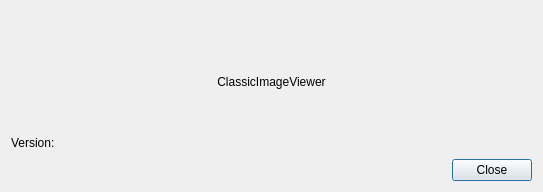
<?xml version="1.0" encoding="UTF-8"?>
<ui version="4.0">
 <class>AboutDialog</class>
 <widget class="QDialog" name="AboutDialog">
  <property name="windowModality">
   <enum>Qt::ApplicationModal</enum>
  </property>
  <property name="geometry">
   <rect>
    <x>0</x>
    <y>0</y>
    <width>543</width>
    <height>192</height>
   </rect>
  </property>
  <property name="windowTitle">
   <string>About</string>
  </property>
  <layout class="QVBoxLayout" name="verticalLayout">
   <item>
    <layout class="QVBoxLayout" name="verticalLayout_2">
     <item>
      <layout class="QHBoxLayout" name="horizontalLayout_3">
       <item>
        <spacer name="horizontalSpacer_2">
         <property name="orientation">
          <enum>Qt::Horizontal</enum>
         </property>
         <property name="sizeType">
          <enum>QSizePolicy::Fixed</enum>
         </property>
         <property name="sizeHint" stdset="0">
          <size>
           <width>20</width>
           <height>20</height>
          </size>
         </property>
        </spacer>
       </item>
       <item>
        <widget class="QLabel" name="labelLogo">
         <property name="text">
          <string/>
         </property>
         <property name="pixmap">
          <pixmap resource="../../resources/res.qrc">:/pixmaps/pixmaps/logo.png</pixmap>
         </property>
        </widget>
       </item>
       <item>
        <spacer name="horizontalSpacer_3">
         <property name="orientation">
          <enum>Qt::Horizontal</enum>
         </property>
         <property name="sizeHint" stdset="0">
          <size>
           <width>40</width>
           <height>20</height>
          </size>
         </property>
        </spacer>
       </item>
      </layout>
     </item>
     <item>
      <layout class="QHBoxLayout" name="horizontalLayout">
       <item>
        <spacer name="verticalSpacer_2">
         <property name="orientation">
          <enum>Qt::Vertical</enum>
         </property>
         <property name="sizeHint" stdset="0">
          <size>
           <width>20</width>
           <height>40</height>
          </size>
         </property>
        </spacer>
       </item>
       <item>
        <widget class="QLabel" name="label">
         <property name="styleSheet">
          <string notr="true">font: 75 26pt &quot;Liberation Sans&quot;;
</string>
         </property>
         <property name="text">
          <string notr="true">ClassicImageViewer</string>
         </property>
         <property name="alignment">
          <set>Qt::AlignCenter</set>
         </property>
        </widget>
       </item>
       <item>
        <spacer name="verticalSpacer">
         <property name="orientation">
          <enum>Qt::Vertical</enum>
         </property>
         <property name="sizeHint" stdset="0">
          <size>
           <width>20</width>
           <height>40</height>
          </size>
         </property>
        </spacer>
       </item>
      </layout>
     </item>
     <item>
      <layout class="QHBoxLayout" name="horizontalLayout_2">
       <item>
        <widget class="QLabel" name="labelVersion">
         <property name="text">
          <string>Version:</string>
         </property>
        </widget>
       </item>
       <item>
        <spacer name="horizontalSpacer">
         <property name="orientation">
          <enum>Qt::Horizontal</enum>
         </property>
         <property name="sizeHint" stdset="0">
          <size>
           <width>40</width>
           <height>20</height>
          </size>
         </property>
        </spacer>
       </item>
      </layout>
     </item>
    </layout>
   </item>
   <item>
    <widget class="QDialogButtonBox" name="buttonBox">
     <property name="orientation">
      <enum>Qt::Horizontal</enum>
     </property>
     <property name="standardButtons">
      <set>QDialogButtonBox::Close</set>
     </property>
    </widget>
   </item>
  </layout>
 </widget>
 <resources>
  <include location="../../resources/res.qrc"/>
 </resources>
 <connections>
  <connection>
   <sender>buttonBox</sender>
   <signal>accepted()</signal>
   <receiver>AboutDialog</receiver>
   <slot>accept()</slot>
   <hints>
    <hint type="sourcelabel">
     <x>248</x>
     <y>254</y>
    </hint>
    <hint type="destinationlabel">
     <x>157</x>
     <y>274</y>
    </hint>
   </hints>
  </connection>
  <connection>
   <sender>buttonBox</sender>
   <signal>rejected()</signal>
   <receiver>AboutDialog</receiver>
   <slot>reject()</slot>
   <hints>
    <hint type="sourcelabel">
     <x>316</x>
     <y>260</y>
    </hint>
    <hint type="destinationlabel">
     <x>286</x>
     <y>274</y>
    </hint>
   </hints>
  </connection>
 </connections>
</ui>
